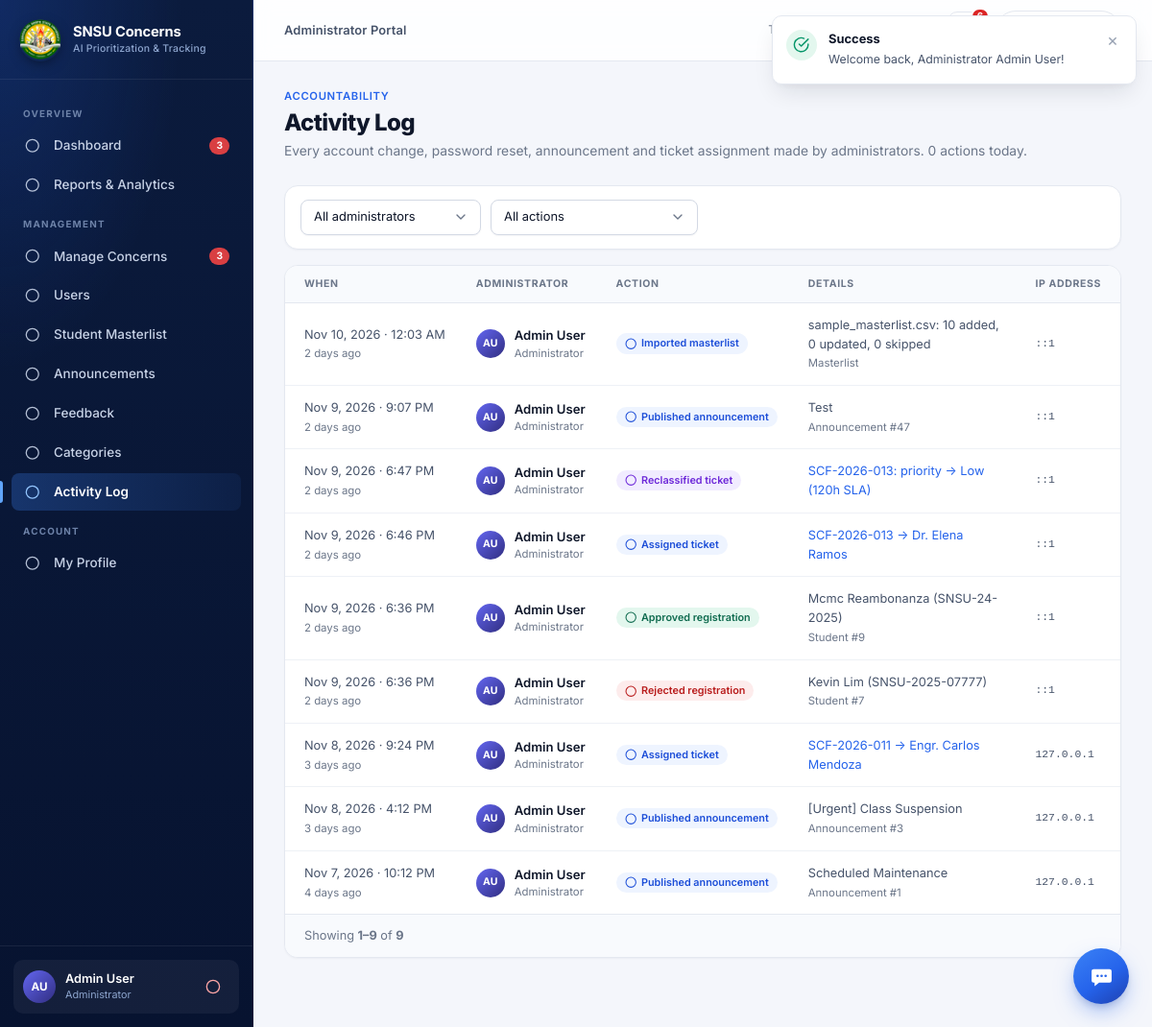
Page /admin/activity.php (signed in) on the committed database.
### tables this page shows
CREATE TABLE `admin_activity_logs` (
  `activity_id` int(11) NOT NULL AUTO_INCREMENT,
  `admin_id` int(11) DEFAULT NULL,
  `action` varchar(60) NOT NULL,
  `target_type` varchar(30) DEFAULT NULL,
  `target_id` int(11) DEFAULT NULL,
  `details` varchar(500) DEFAULT NULL,
  `ip_address` varchar(45) DEFAULT NULL,
  `created_at` datetime DEFAULT current_timestamp(),
  PRIMARY KEY (`activity_id`),
  KEY `idx_activity_admin` (`admin_id`,`created_at`),
  KEY `idx_activity_created` (`created_at`),
  CONSTRAINT `fk_activity_admin` FOREIGN KEY (`admin_id`) REFERENCES `administrators` (`admin_id`) ON DELETE SET NULL
);

CREATE TABLE `notifications` (
  `notification_id` int(11) NOT NULL AUTO_INCREMENT,
  `recipient_type` enum('student','admin') NOT NULL,
  `recipient_id` int(11) NOT NULL,
  `concern_id` int(11) DEFAULT NULL,
  `type` varchar(50) NOT NULL DEFAULT 'info',
  `title` varchar(255) NOT NULL,
  `message` text NOT NULL,
  `is_read` tinyint(1) NOT NULL DEFAULT 0,
  `created_at` datetime DEFAULT current_timestamp(),
  PRIMARY KEY (`notification_id`),
  KEY `idx_notif_recipient` (`recipient_type`,`recipient_id`,`is_read`),
  KEY `fk_notif_concern` (`concern_id`),
  CONSTRAINT `fk_notif_concern` FOREIGN KEY (`concern_id`) REFERENCES `concerns` (`concern_id`) ON DELETE CASCADE
);

### includes/notifications.php (called while the page is built, shortened)
<?php
function getUserNotifications(PDO $pdo, string $role, int $userId, int $limit = 8): array {
    $stmt = $pdo->prepare("
        SELECT * FROM notifications
        WHERE recipient_type = :rtype AND recipient_id = :rid
        ORDER BY created_at DESC, notification_id DESC
        LIMIT {$limit}
    ");
    $stmt->execute(['rtype' => $role, 'rid' => $userId]);
    return $stmt->fetchAll();
}
function timeAgo(string $datetime): string {
    $diff = time() - strtotime($datetime);
    if ($diff < 604800) { $d = intdiv($diff, 86400); return $d === 1 ? 'yesterday' : "{$d} days ago"; }
    return date('M j, Y', strtotime($datetime));
}

### includes/auth_check.php (called while the page is built, shortened)
<?php
function isLoggedIn(): bool {
    return !empty($_SESSION['user_id']) && !empty($_SESSION['role']);
}
function getCurrentUser(): ?array {
    return [
        'id'         => $_SESSION['user_id'],
        'role'       => $_SESSION['role'],
        'name'       => $_SESSION['user_name'] ?? 'User',
        'email'      => $_SESSION['user_email'] ?? '',
        'student_no' => $_SESSION['student_no'] ?? null,
        'department' => $_SESSION['user_department'] ?? '',
        'program'    => $_SESSION['user_program'] ?? ''
    ];
}

### admin/activity.php (the view, shortened to what this page needs)
<?php
require_once __DIR__ . '/../includes/helpers.php';
require_once __DIR__ . '/../includes/auth_check.php';
$actionFilter = array_key_exists($_GET['action'] ?? '', $actionLabels) ? $_GET['action'] : '';
$where = ['1 = 1'];
$params = [];
$whereSql = implode(' AND ', $where);
$count = $pdo->prepare("SELECT COUNT(*) FROM admin_activity_logs l WHERE {$whereSql}");
$count->execute($params);
$pager = paginate((int)$count->fetchColumn(), 20);
$stmt = $pdo->prepare("
    SELECT l.*, a.name AS admin_name, a.role AS admin_role
    FROM admin_activity_logs l
    LEFT JOIN administrators a ON a.admin_id = l.admin_id
    WHERE {$whereSql}
    ORDER BY l.created_at DESC, l.activity_id DESC
    LIMIT {$pager['per_page']} OFFSET {$pager['offset']}
");
$stmt->execute($params);
$logs = $stmt->fetchAll();
$todayCount = (int)$pdo->query("SELECT COUNT(*) FROM admin_activity_logs WHERE created_at >= CURDATE()")->fetchColumn();
require_once __DIR__ . '/../includes/header.php';
require_once __DIR__ . '/../includes/navbar.php';
require_once __DIR__ . '/../includes/sidebar.php';
?>
<div class="page-header">
  <div class="page-title-wrap">
    <div class="page-eyebrow">Accountability</div>
    <h1 class="page-title">Activity Log</h1>
    <p class="page-desc">Every account change, password reset, announcement and ticket assignment made by administrators. <?= $todayCount ?> action<?= $todayCount === 1 ? '' : 's' ?> today.</p>
  </div>
</div>
<form method="GET" class="filter-bar">
  <select name="admin" class="form-control" onchange="this.form.submit()" aria-label="Administrator">
    <option value="0">All administrators</option>
  </select>
  <select name="action" class="form-control" onchange="this.form.submit()" aria-label="Action">
    <option value="">All actions</option>
    <?php foreach ($actionLabels as $key => [$label]): ?>
      <option value="<?= $key ?>" <?= $actionFilter === $key ? 'selected' : '' ?>><?= e($label) ?></option>
    <?php endforeach; ?>
  </select>
</form>
<div class="card">
  <div class="table-responsive">
    <table class="table table-stack">
      <thead>
        <tr><th>When</th><th>Administrator</th><th>Action</th><th>Details</th><th>IP address</th></tr>
      </thead>
      <tbody>
        <?php foreach ($logs as $log):
          [$label, $ic, $badge] = $actionLabels[$log['action']] ?? [ucwords(str_replace('_', ' ', $log['action'])), 'info', 'badge-gray'];
        ?>
          <tr>
            <td class="cell-nowrap text-sm">
              <?= formatDateTime($log['created_at']) ?>
              <span class="cell-sub"><?= e(timeAgo($log['created_at'])) ?></span>
            </td>
            <td>
              <div class="person">
                <div class="avatar avatar-admin" style="width: 30px; height: 30px; font-size: 0.7rem;"><?= e(userInitials($log['admin_name'] ?? '?')) ?></div>
                <div style="min-width: 0;">
                  <div class="person-name"><?= e($log['admin_name'] ?? 'Deleted administrator') ?></div>
                  <div class="person-sub"><?= e($log['admin_role'] ?? '') ?></div>
                </div>
              </div>
            </td>
            <td><span class="badge-tag <?= $badge ?>"><?= icon($ic, '', 12) ?> <?= e($label) ?></span></td>
            <td class="text-sm" style="min-width: 220px;">
              <?php if ($log['target_type'] === 'concern' && $log['target_id'] && $log['action'] !== 'concern_deleted'): ?>
                <a href="concern_details.php?id=<?= (int)$log['target_id'] ?>"><?= e($log['details'] ?? '') ?></a>
              <?php else: ?>
                <?= e($log['details'] ?? '—') ?>
              <?php endif; ?>
              <?php if ($log['target_type'] && !in_array($log['target_type'], ['concern'], true)): ?>
                <span class="cell-sub"><?= e(ucfirst($log['target_type'])) ?><?= $log['target_id'] ? ' #' . (int)$log['target_id'] : '' ?></span>
              <?php endif; ?>
            </td>
            <td class="mono text-xs"><?= e($log['ip_address'] ?? '') ?></td>
          </tr>
        <?php endforeach; ?>
      </tbody>
    </table>
  </div>
  <div class="card-footer"><?= renderPagination($pager) ?></div>
</div>
<?php require_once __DIR__ . '/../includes/footer.php'; ?>

### includes/helpers.php (shortened to what this page needs)
<?php
require_once __DIR__ . '/notifications.php';
require_once __DIR__ . '/pagination.php';
require_once __DIR__ . '/avatars.php';
function userInitials(string $name): string {
    $clean = preg_replace('/^(Dr|Engr|Prof|Mr|Ms|Mrs|Atty)\.?\s+/i', '', trim($name));
    $parts = preg_split('/\s+/', $clean) ?: [''];
    $first = mb_substr($parts[0], 0, 1);
    $last  = count($parts) > 1 ? mb_substr(end($parts), 0, 1) : '';
    return mb_strtoupper($first . $last) ?: '?';
}
function e(?string $str): string {
    return htmlspecialchars((string)($str ?? ''), ENT_QUOTES, 'UTF-8');
}
function formatDateTime(?string $datetime): string {
    $time = strtotime($datetime);
    return date('M j, Y · g:i A', $time);
}
function getIcon(string $name, string $extraClass = '', ?int $size = null): string {
    $dim = $size ? "width='{$size}' height='{$size}'" : "";
    $classAttr = "class='svg-icon " . e($extraClass) . "'";
    return $icons[$name] ?? "<svg {$classAttr} {$dim} viewBox='0 0 24 24'><circle cx='12' cy='12' r='10'/></svg>";
}
function icon(string $name, string $extraClass = '', ?int $size = null): string {
    return getIcon($name, $extraClass, $size);
}

### includes/pagination.php (shortened to what this page needs)
<?php
function paginate(int $totalRows, int $perPage = DEFAULT_PER_PAGE): array {
    $requested = (int)($_GET['per_page'] ?? 0);
    $totalPages = max(1, (int)ceil($totalRows / $perPage));
    $page = min($totalPages, max(1, (int)($_GET['page'] ?? 1)));
    return [
        'page'        => $page,
        'per_page'    => $perPage,
        'offset'      => ($page - 1) * $perPage,
        'total_rows'  => $totalRows,
        'total_pages' => $totalPages,
        'from'        => $totalRows ? ($page - 1) * $perPage + 1 : 0,
        'to'          => min($totalRows, $page * $perPage),
    ];
}
function renderPagination(array $p): string {
    $html = '<span class="pager-info text-sm text-muted">';
    $html .= $p['total_rows']
        ? '<span>Showing <strong>' . $p['from'] . '–' . $p['to'] . '</strong> of <strong>' . $p['total_rows'] . '</strong></span>'
        : '<span>No records</span>';
    $html .= '</span>';
    if ($p['total_pages'] <= 1) {
        return $html;
    }
    $page = $p['page'];
    $last = $p['total_pages'];
    $html .= '<nav aria-label="Pagination" style="display: flex; gap: 4px; align-items: center;">';
    $html .= $page > 1
        ? '<a class="btn btn-secondary btn-sm" href="' . e(pageUrl($page - 1)) . '" aria-label="Previous page">&lt;</a>'
        : '<span class="btn btn-secondary btn-sm" aria-disabled="true" style="opacity: .5;">&lt;</span>';
    $html .= $page < $last
        ? '<a class="btn btn-secondary btn-sm" href="' . e(pageUrl($page + 1)) . '" aria-label="Next page">&gt;</a>'
        : '<span class="btn btn-secondary btn-sm" aria-disabled="true" style="opacity: .5;">&gt;</span>';
    return $html . '</nav>';
}

### assets/css/variables.css (style rules this page uses)
:root { --navy-950: #071330; --navy-900: #0b1b3d; --navy-800: #10264f; --navy-700: #183a73; --navy-dark: var(--navy-950); --navy-primary: var(--navy-900); --navy-light: var(--navy-700); --navy-surface: #1e3a8a; --brand-blue: #2563eb; --brand-blue-hover: #1d4ed8; --brand-blue-active: #1e40af; --brand-blue-light: #eef4ff; --brand-blue-soft: #dbe7ff; --brand-blue-border: #c3d6fe; --focus-ring: 0 0 0 4px rgba(37, 99, 235, 0.16); --accent-gold: #f2b01e; --accent-gold-light: #fff6dd; --status-pending-text: #9a5b05; --status-pending-bg: #fff4dc; --status-pending-border: #fde3a7; --status-pending-dot: #f59e0b; --status-progress-text: #1d4ed8; --status-progress-bg: #eaf1ff; --status-progress-border: #c7d9fe; --status-progress-dot: #3b82f6; --status-resolved-text: #0f6b4f; --status-resolved-bg: #e3f7ee; --status-resolved-border: #b4e8cf; --status-resolved-dot: #10b981; --priority-critical-text: #a11a1a; --priority-critical-bg: #fde8e8; --priority-critical-border: #f8bcbc; --priority-high-text: #b4440d; --priority-high-bg: #ffeedd; --priority-high-border: #fdcfa6; --priority-medium-text: #92610a; --priority-medium-bg: #fff4dc; --priority-medium-border: #fde3a7; --priority-low-text: #3f4b5f; --priority-low-bg: #eef1f6; --priority-low-border: #d5dbe6; --danger: #dc2626; --danger-bg: #fdecec; --success: #059669; --success-bg: #e3f7ee; --warning: #d97706; --warning-bg: #fff4dc; --bg-body: #f4f6fb; --bg-card: #ffffff; --bg-subtle: #f8fafd; --bg-muted: #eef1f6; --bg-sidebar: var(--navy-900); --bg-header: #ffffff; --border-color: #e4e8f0; --border-strong: #d3d9e4; --border-subtle: #eef1f6; --divider: #e4e8f0; --text-primary: #0f172a; --text-secondary: #46536a; --text-muted: #6b7689; --text-light: #98a2b3; --text-inverse: #ffffff; --font-family-display: 'Inter', system-ui, -apple-system, BlinkMacSystemFont, 'Segoe UI', Roboto, Helvetica, Arial, sans-serif; --font-family-body: 'Inter', system-ui, -apple-system, BlinkMacSystemFont, 'Segoe UI', Roboto, Helvetica, Arial, sans-serif; --font-mono: ui-monospace, 'SF Mono', 'Cascadia Mono', Menlo, Consolas, monospace; --shadow-xs: 0 1px 2px rgba(16, 24, 40, 0.04); --shadow-sm: 0 1px 2px rgba(16, 24, 40, 0.04), 0 1px 3px rgba(16, 24, 40, 0.06); --shadow-md: 0 4px 12px -2px rgba(16, 24, 40, 0.08), 0 2px 4px -2px rgba(16, 24, 40, 0.04); --shadow-lg: 0 12px 24px -6px rgba(16, 24, 40, 0.12), 0 4px 8px -4px rgba(16, 24, 40, 0.06); --shadow-xl: 0 24px 48px -12px rgba(16, 24, 40, 0.22); --radius-xs: 6px; --radius-sm: 8px; --radius-md: 10px; --radius-lg: 14px; --radius-xl: 18px; --radius-pill: 9999px; --header-height: 64px; --sidebar-width: 264px; --content-max: 1320px; --transition-fast: 0.15s ease; --transition-normal: 0.25s ease; }

### assets/css/base.css (style rules this page uses)
*, *::before, *::after { margin: 0; padding: 0; box-sizing: border-box; }
html, body { width: 100%; min-height: 100%; font-family: var(--font-family-body); font-size: 15px; color: var(--text-primary); background-color: var(--bg-body); line-height: 1.55; -webkit-font-smoothing: antialiased; -moz-osx-font-smoothing: grayscale; font-feature-settings: 'cv11', 'ss01'; }
h1, h2, h3, h4, h5, h6 { font-family: var(--font-family-display); font-weight: 700; line-height: 1.25; color: var(--text-primary); letter-spacing: -0.015em; }
a { color: var(--brand-blue); text-decoration: none; transition: color var(--transition-fast); }
button, input, select, textarea { font-family: inherit; font-size: 0.925rem; color: inherit; }
.svg-icon { display: inline-block; width: 1.15em; height: 1.15em; stroke-width: 2; stroke: currentColor; fill: none; stroke-linecap: round; stroke-linejoin: round; vertical-align: -0.18em; flex-shrink: 0; }
.text-muted { color: var(--text-muted); }
.text-sm { font-size: 0.85rem; }
.text-xs { font-size: 0.76rem; }
.mono { font-family: var(--font-mono); }

### assets/css/layout.css (style rules this page uses)
.page-header { display: flex; align-items: flex-end; justify-content: space-between; gap: 16px; flex-wrap: wrap; margin-bottom: 24px; }
.page-title-wrap { min-width: 0; }
.page-eyebrow { font-size: 0.75rem; font-weight: 600; color: var(--brand-blue); letter-spacing: 0.06em; text-transform: uppercase; margin-bottom: 4px; }
.page-title { font-size: 1.6rem; font-weight: 800; letter-spacing: -0.025em; }
.page-desc { font-size: 0.92rem; color: var(--text-muted); margin-top: 4px; }

### rows in the picture
admin_activity_logs: created_at "Nov 10, 2026 · 12:03 AM", created_at "2 days ago", admin.name "AU", admin.name "Admin User", admin.role "Administrator", label "Imported masterlist", details "sample_masterlist.csv: 10 added, 0 updated, 0 skipped", target_type "Masterlist", ip_address "::1"
admin_activity_logs: created_at "Nov 9, 2026 · 9:07 PM", created_at "2 days ago", admin.name "AU", admin.name "Admin User", admin.role "Administrator", label "Published announcement", details "Test", target_type "Announcement", target "47", ip_address "::1"
admin_activity_logs: created_at "Nov 9, 2026 · 6:47 PM", created_at "2 days ago", admin.name "AU", admin.name "Admin User", admin.role "Administrator", label "Reclassified ticket", details "SCF-2026-013: priority → Low (120h SLA)", ip_address "::1"
admin_activity_logs: created_at "Nov 9, 2026 · 6:46 PM", created_at "2 days ago", admin.name "AU", admin.name "Admin User", admin.role "Administrator", label "Assigned ticket", details "SCF-2026-013 → Dr. Elena Ramos", ip_address "::1"
admin_activity_logs: created_at "Nov 9, 2026 · 6:36 PM", created_at "2 days ago", admin.name "AU", admin.name "Admin User", admin.role "Administrator", label "Approved registration", details "Mcmc Reambonanza (SNSU-24-2025)", target_type "Student", target "9", ip_address "::1"
admin_activity_logs: created_at "Nov 9, 2026 · 6:36 PM", created_at "2 days ago", admin.name "AU", admin.name "Admin User", admin.role "Administrator", label "Rejected registration", details "Kevin Lim (SNSU-2025-07777)", target_type "Student", target "7", ip_address "::1"
admin_activity_logs: created_at "Nov 8, 2026 · 9:24 PM", created_at "3 days ago", admin.name "AU", admin.name "Admin User", admin.role "Administrator", label "Assigned ticket", details "SCF-2026-011 → Engr. Carlos Mendoza", ip_address "127.0.0.1"
admin_activity_logs: created_at "Nov 8, 2026 · 4:12 PM", created_at "3 days ago", admin.name "AU", admin.name "Admin User", admin.role "Administrator", label "Published announcement", details "[Urgent] Class Suspension", target_type "Announcement", target "3", ip_address "127.0.0.1"
admin_activity_logs: created_at "Nov 7, 2026 · 10:12 PM", created_at "4 days ago", admin.name "AU", admin.name "Admin User", admin.role "Administrator", label "Published announcement", details "Scheduled Maintenance", target_type "Announcement", target "1", ip_address "127.0.0.1"
notifications: recipient "1", concern "9"

### other values in the picture
$portalName "Administrator Portal"
$section "OVERVIEW"
$label "Dashboard"
$count "3"
$label "Reports & Analytics"
$section "MANAGEMENT"
$label "Manage Concerns"
$label "Users"
$label "Student Masterlist"
$label "Announcements"
$label "Feedback"
$label "Categories"
$label "Activity Log"
$section "ACCOUNT"
$label "My Profile"
